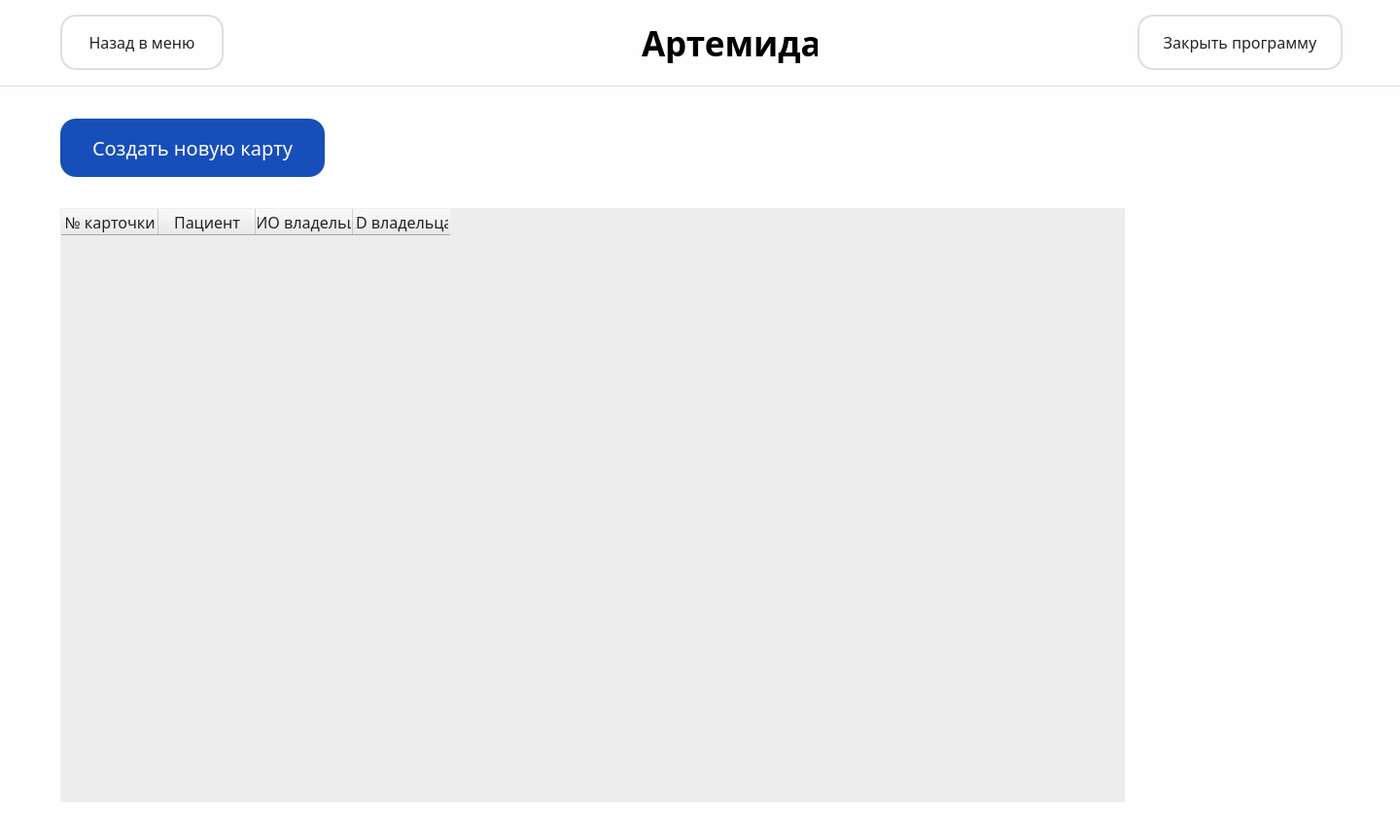
<?xml version="1.0" encoding="UTF-8"?>
<ui version="4.0">
 <class>cardList</class>
 <widget class="QMainWindow" name="cardList">
  <property name="geometry">
   <rect>
    <x>0</x>
    <y>0</y>
    <width>1440</width>
    <height>864</height>
   </rect>
  </property>
  <property name="font">
   <font>
    <weight>50</weight>
    <bold>false</bold>
   </font>
  </property>
  <property name="windowTitle">
   <string>MainWindow</string>
  </property>
  <property name="styleSheet">
   <string notr="true">background-color: #FEFEFE;</string>
  </property>
  <widget class="QWidget" name="centralwidget">
   <widget class="QFrame" name="header">
    <property name="geometry">
     <rect>
      <x>0</x>
      <y>0</y>
      <width>1440</width>
      <height>89</height>
     </rect>
    </property>
    <property name="styleSheet">
     <string notr="true">QFrame {
    border: none; 
}

QFrame#header {
    border-bottom: 1px solid #DEDEDE;
}
</string>
    </property>
    <property name="frameShape">
     <enum>QFrame::StyledPanel</enum>
    </property>
    <property name="frameShadow">
     <enum>QFrame::Raised</enum>
    </property>
    <widget class="QWidget" name="logo" native="true">
     <property name="geometry">
      <rect>
       <x>600</x>
       <y>21</y>
       <width>244</width>
       <height>48</height>
      </rect>
     </property>
     <widget class="QLabel" name="label">
      <property name="geometry">
       <rect>
        <x>60</x>
        <y>3</y>
        <width>181</width>
        <height>41</height>
       </rect>
      </property>
      <property name="font">
       <font>
        <family>Acrom</family>
        <pointsize>26</pointsize>
        <weight>75</weight>
        <bold>true</bold>
       </font>
      </property>
      <property name="text">
       <string>Артемида</string>
      </property>
     </widget>
     <widget class="QLabel" name="label_3">
      <property name="geometry">
       <rect>
        <x>4</x>
        <y>2</y>
        <width>40</width>
        <height>48</height>
       </rect>
      </property>
      <property name="text">
       <string/>
      </property>
      <property name="pixmap">
       <pixmap>Иконка2.png</pixmap>
      </property>
     </widget>
    </widget>
    <widget class="QPushButton" name="pushButton">
     <property name="geometry">
      <rect>
       <x>62</x>
       <y>15</y>
       <width>168</width>
       <height>57</height>
      </rect>
     </property>
     <property name="font">
      <font>
       <family>Onest</family>
       <pointsize>12</pointsize>
      </font>
     </property>
     <property name="styleSheet">
      <string notr="true">padding: 16px 24px;
color: #242424;
border: 2px solid #DEDEDE;
border-radius: 16px;</string>
     </property>
     <property name="text">
      <string>Назад в меню</string>
     </property>
    </widget>
    <widget class="QPushButton" name="pushButton_2">
     <property name="geometry">
      <rect>
       <x>1170</x>
       <y>15</y>
       <width>211</width>
       <height>57</height>
      </rect>
     </property>
     <property name="font">
      <font>
       <family>Onest</family>
       <pointsize>12</pointsize>
       <weight>50</weight>
       <italic>false</italic>
       <bold>false</bold>
       <underline>false</underline>
       <strikeout>false</strikeout>
       <stylestrategy>PreferDefault</stylestrategy>
       <kerning>true</kerning>
      </font>
     </property>
     <property name="styleSheet">
      <string notr="true">padding: 16px 24px;
color: #242424;
border: 2px solid #DEDEDE;
border-radius: 16px;</string>
     </property>
     <property name="text">
      <string>Закрыть программу</string>
     </property>
    </widget>
   </widget>
   <widget class="QPushButton" name="pushButton_3">
    <property name="geometry">
     <rect>
      <x>62</x>
      <y>122</y>
      <width>272</width>
      <height>60</height>
     </rect>
    </property>
    <property name="font">
     <font>
      <family>Onest Medium</family>
      <pointsize>15</pointsize>
     </font>
    </property>
    <property name="styleSheet">
     <string notr="true">padding: 12px 24px;
color: white;
border: none;
border-radius: 16px;
background-color: #174EB9;</string>
    </property>
    <property name="text">
     <string>Создать новую карту</string>
    </property>
    <property name="autoRepeatDelay">
     <number>300</number>
    </property>
   </widget>
   <widget class="QTableWidget" name="tableWidget">
    <property name="geometry">
     <rect>
      <x>62</x>
      <y>214</y>
      <width>1095</width>
      <height>611</height>
     </rect>
    </property>
    <property name="minimumSize">
     <size>
      <width>1095</width>
      <height>0</height>
     </size>
    </property>
    <property name="font">
     <font>
      <family>Onest Medium</family>
      <pointsize>12</pointsize>
     </font>
    </property>
    <property name="styleSheet">
     <string notr="true">QTableWidget {
background-color: #EDEDED; 
border: 1px solid #EDEDED;
alternate-background-color: #F3F3F3;
color: #242424;
}

QHeaderView {
background-color: #EDEDED;
}</string>
    </property>
    <property name="showGrid">
     <bool>true</bool>
    </property>
    <attribute name="horizontalHeaderVisible">
     <bool>true</bool>
    </attribute>
    <attribute name="horizontalHeaderCascadingSectionResizes">
     <bool>false</bool>
    </attribute>
    <attribute name="verticalHeaderVisible">
     <bool>false</bool>
    </attribute>
    <column>
     <property name="text">
      <string>№ карточки</string>
     </property>
     <property name="font">
      <font>
       <family>Onest Medium</family>
       <pointsize>12</pointsize>
      </font>
     </property>
     <property name="background">
      <color>
       <red>237</red>
       <green>237</green>
       <blue>237</blue>
      </color>
     </property>
     <property name="foreground">
      <brush brushstyle="SolidPattern">
       <color alpha="255">
        <red>36</red>
        <green>36</green>
        <blue>36</blue>
       </color>
      </brush>
     </property>
    </column>
    <column>
     <property name="text">
      <string>Пациент</string>
     </property>
     <property name="font">
      <font>
       <family>Onest Medium</family>
       <pointsize>12</pointsize>
      </font>
     </property>
     <property name="background">
      <color>
       <red>237</red>
       <green>237</green>
       <blue>237</blue>
      </color>
     </property>
     <property name="foreground">
      <brush brushstyle="SolidPattern">
       <color alpha="255">
        <red>36</red>
        <green>36</green>
        <blue>36</blue>
       </color>
      </brush>
     </property>
    </column>
    <column>
     <property name="text">
      <string>ФИО владельца</string>
     </property>
     <property name="font">
      <font>
       <family>Onest Medium</family>
       <pointsize>12</pointsize>
      </font>
     </property>
     <property name="background">
      <color>
       <red>237</red>
       <green>237</green>
       <blue>237</blue>
      </color>
     </property>
     <property name="foreground">
      <brush brushstyle="SolidPattern">
       <color alpha="255">
        <red>36</red>
        <green>36</green>
        <blue>36</blue>
       </color>
      </brush>
     </property>
    </column>
    <column>
     <property name="text">
      <string>ID владельца</string>
     </property>
     <property name="font">
      <font>
       <family>Onest Medium</family>
       <pointsize>12</pointsize>
      </font>
     </property>
     <property name="background">
      <color>
       <red>237</red>
       <green>237</green>
       <blue>237</blue>
      </color>
     </property>
     <property name="foreground">
      <brush brushstyle="SolidPattern">
       <color alpha="255">
        <red>36</red>
        <green>36</green>
        <blue>36</blue>
       </color>
      </brush>
     </property>
    </column>
   </widget>
  </widget>
 </widget>
 <resources/>
 <connections/>
</ui>
